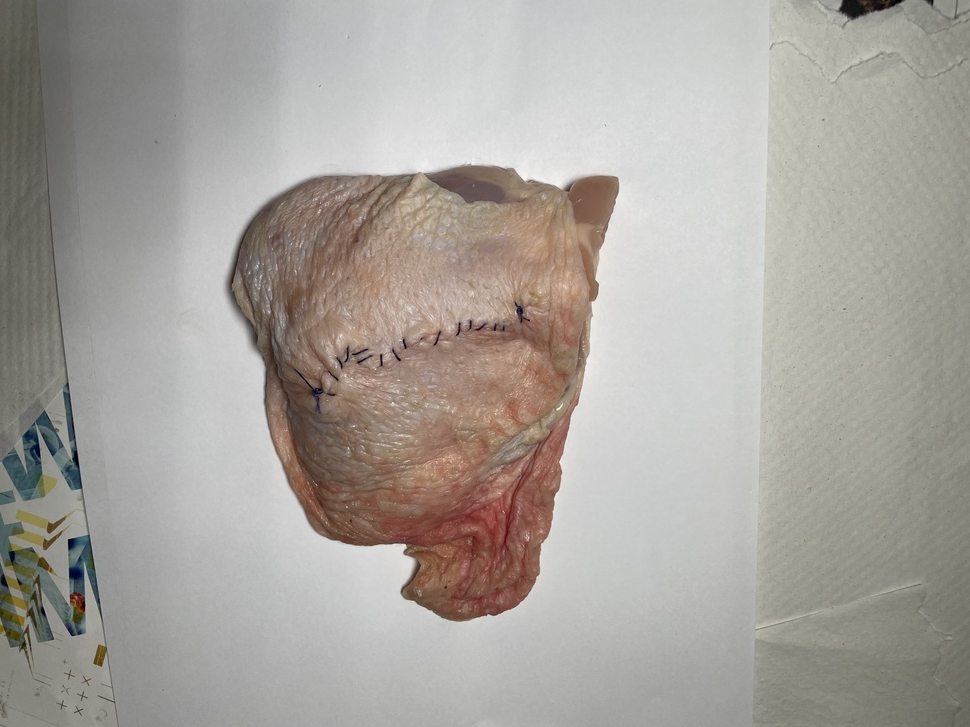
#> input picture IMG_3934.jpg, 970 x 727 px, shrunk from 4032 x 3024 before the run
$ python -i fillHoles.py   (imports and definitions only)
#> lines starting #> are read from the running program, lines starting #| are printed output that depends on the picture; after the words box and inside, x2 and y2 are one past the last pixel; in counts of white or black regions, pixels touching at a corner belong together
import cv2
import numpy as np
def fillHoles(imgPath):
#> called with imgPath = 'IMG_3934.jpg'
    im_in = cv2.imread(imgPath, cv2.IMREAD_GRAYSCALE)
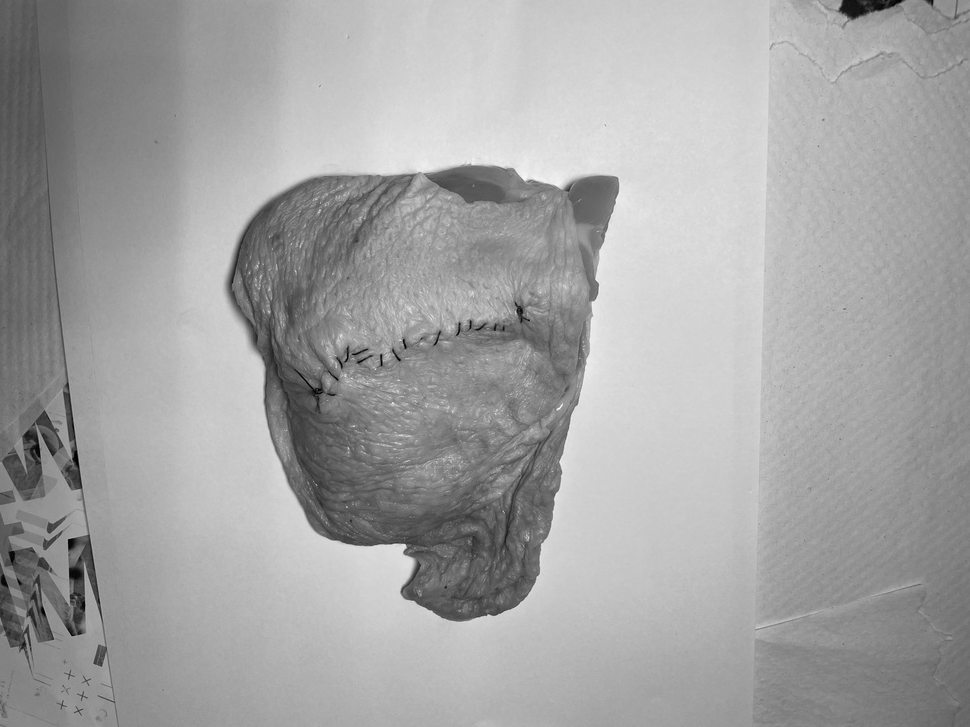
#> im_in: shape (727, 970); min 0, max 255, mean 163.1
    im_in = cv2.bitwise_not(im_in)
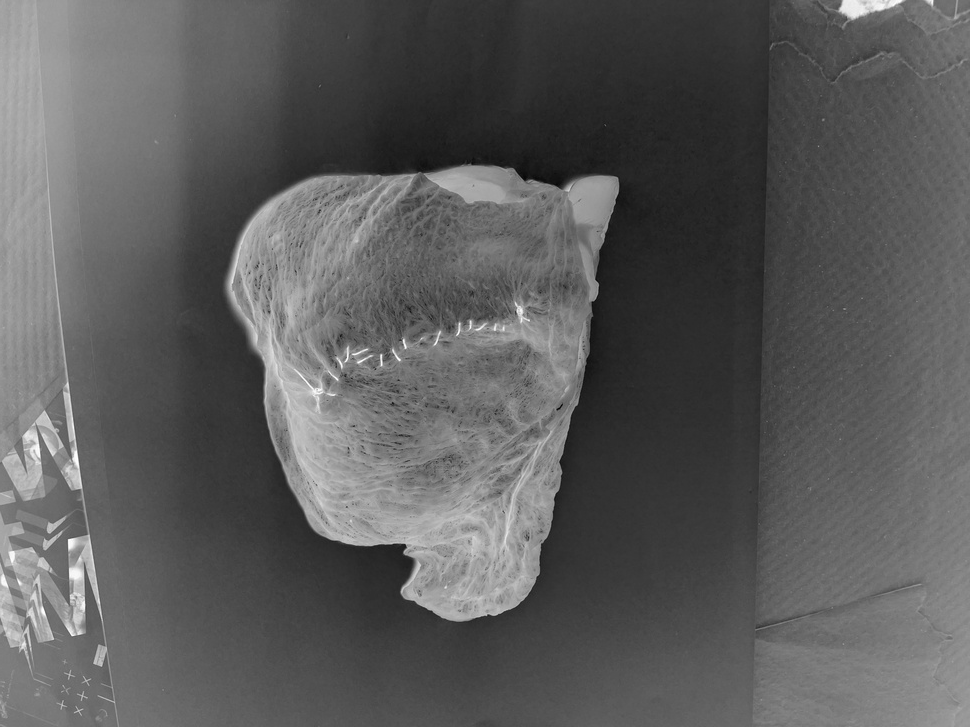
#> im_in: shape (727, 970); min 0, max 255, mean 91.9
    th, im_th = cv2.threshold(im_in, 220, 255, cv2.THRESH_BINARY_INV)
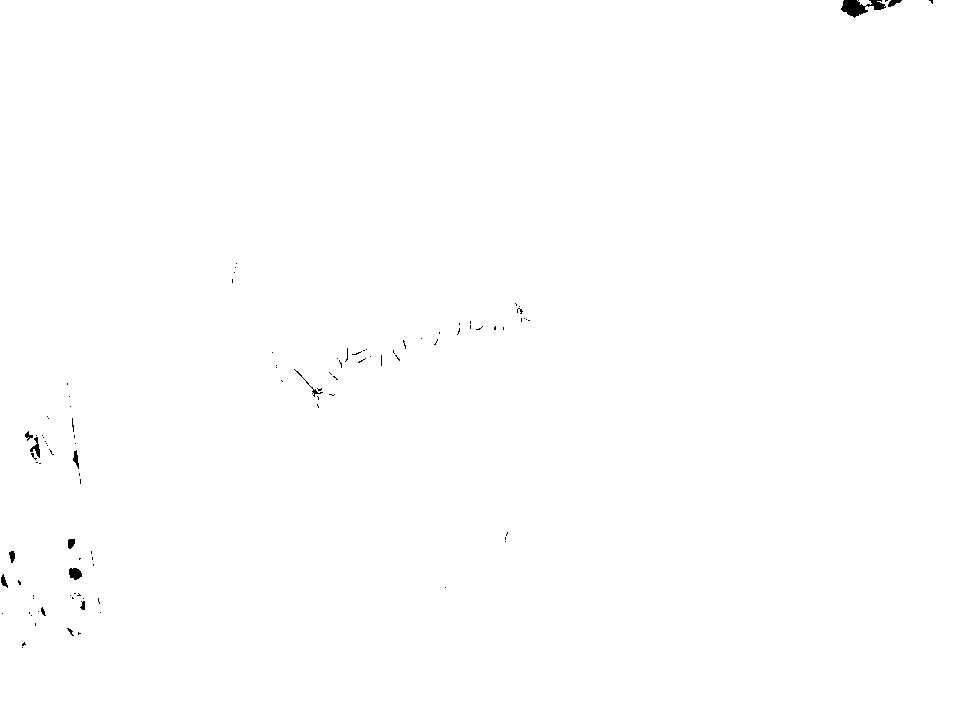
#> im_th: shape (727, 970); 99.8% white; 104 black regions (91 under 20 px), largest, box (x1, y1, x2, y2) and area: (841, 0, 886, 18) 423, (69, 568, 82, 580) 119, (30, 437, 40, 458) 86

    # Copy the thresholded image.
    im_floodfill = im_th.copy()

    # Mask used to flood filling.
    # Notice the size needs to be 2 pixels than the image.
    h, w = im_th.shape[:2]
#> h = 727; w = 970
    mask = np.zeros((h+2, w+2), np.uint8)

    # Floodfill from point (0, 0)
    cv2.floodFill(im_floodfill, mask, (0,0), 255)

    # Invert floodfilled image
    im_floodfill_inv = cv2.bitwise_not(im_floodfill)
    # Combine the two images to get the foreground.
    im_out = im_th | im_floodfill_inv
#> im_out: shape (727, 970); every value is 255

    return im_out

>>> result = fillHoles('IMG_3934.jpg')

$ run again, on chicken_wound.jpg
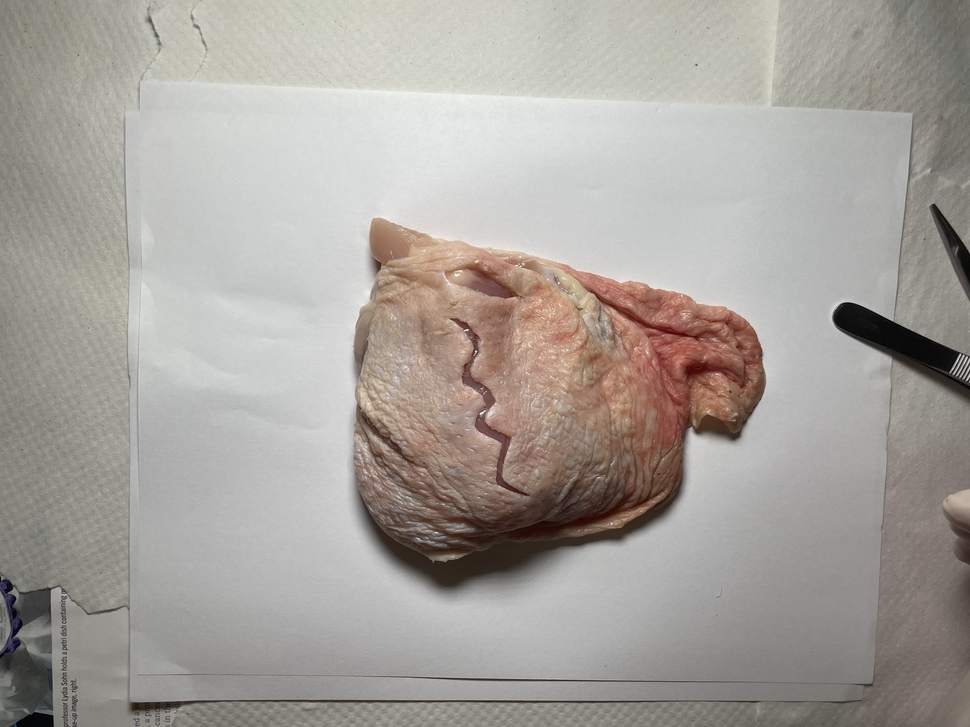
#> input picture chicken_wound.jpg, 970 x 727 px, shrunk from 4032 x 3024 before the run
#> in fillHoles, `im_in = cv2.bitwise_not(im_in)`:
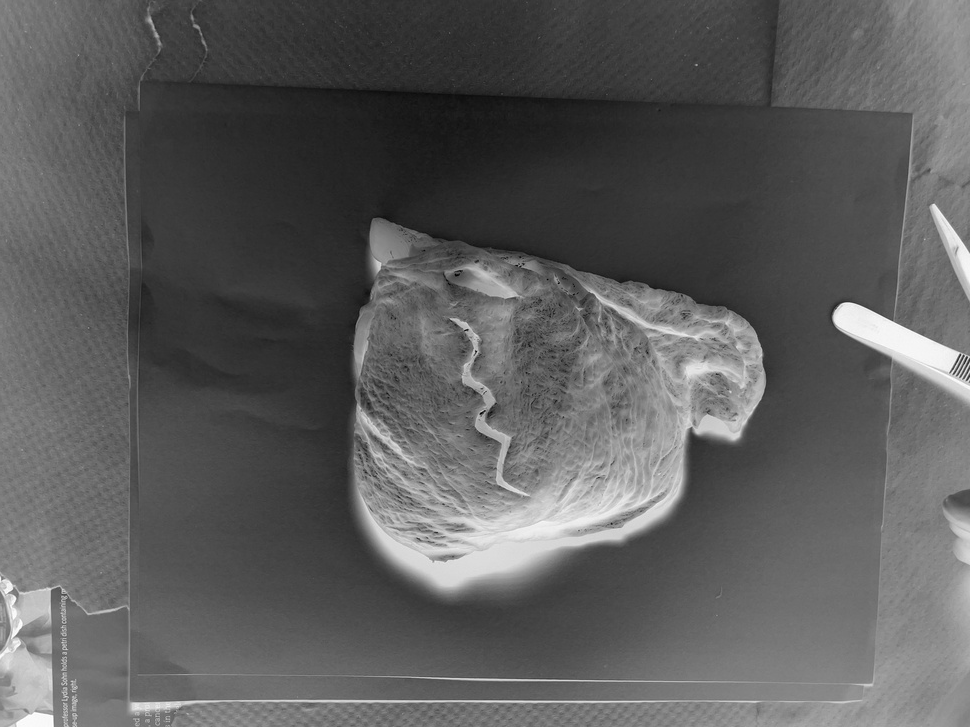
#> im_in: shape (727, 970); min 0, max 255, mean 92.6
#> in fillHoles, `th, im_th = cv2.threshold(im_in, 220, 255, cv2.THRESH_BINARY_INV)`:
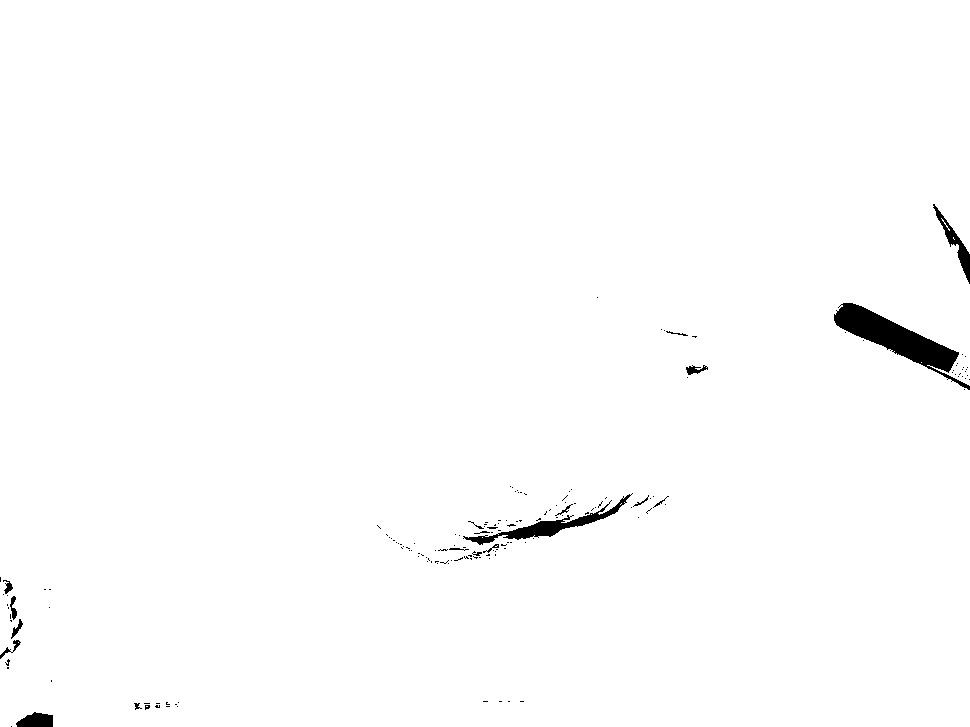
#> im_th: shape (727, 970); 99% white; 164 black regions (145 under 20 px), largest, box (x1, y1, x2, y2) and area: (834, 303, 970, 390) 3455, (463, 493, 633, 545) 1396, (933, 204, 970, 284) 604
#> im_out: shape (727, 970); every value is 255

$ run again, on circular_wound.jpg
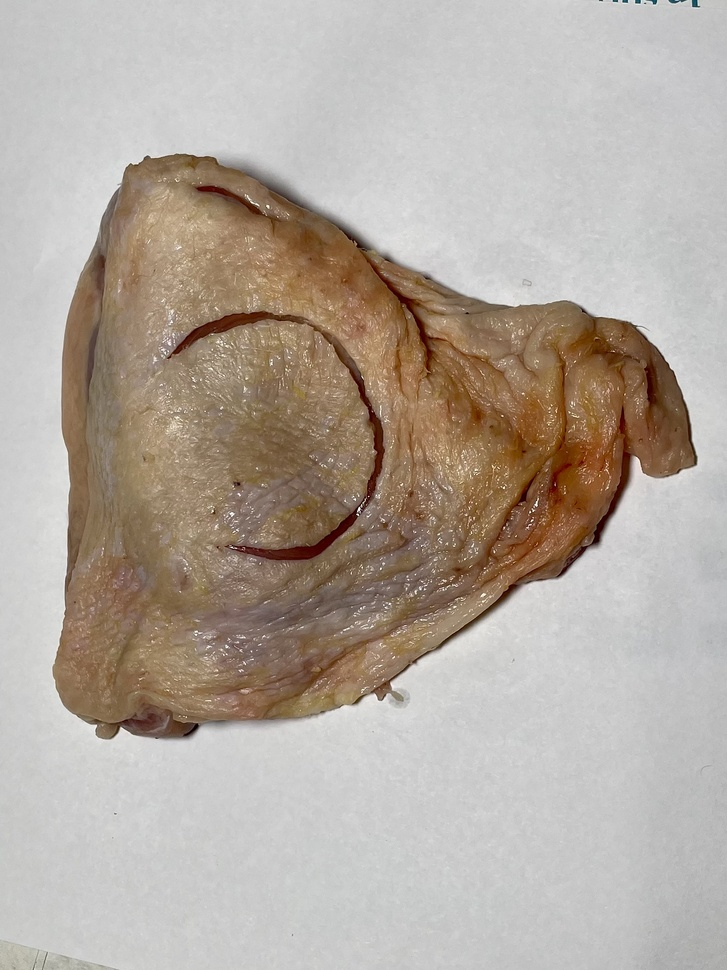
#> input picture circular_wound.jpg, 727 x 970 px, shrunk from 1686 x 2248 before the run
#> in fillHoles, `im_in = cv2.bitwise_not(im_in)`:
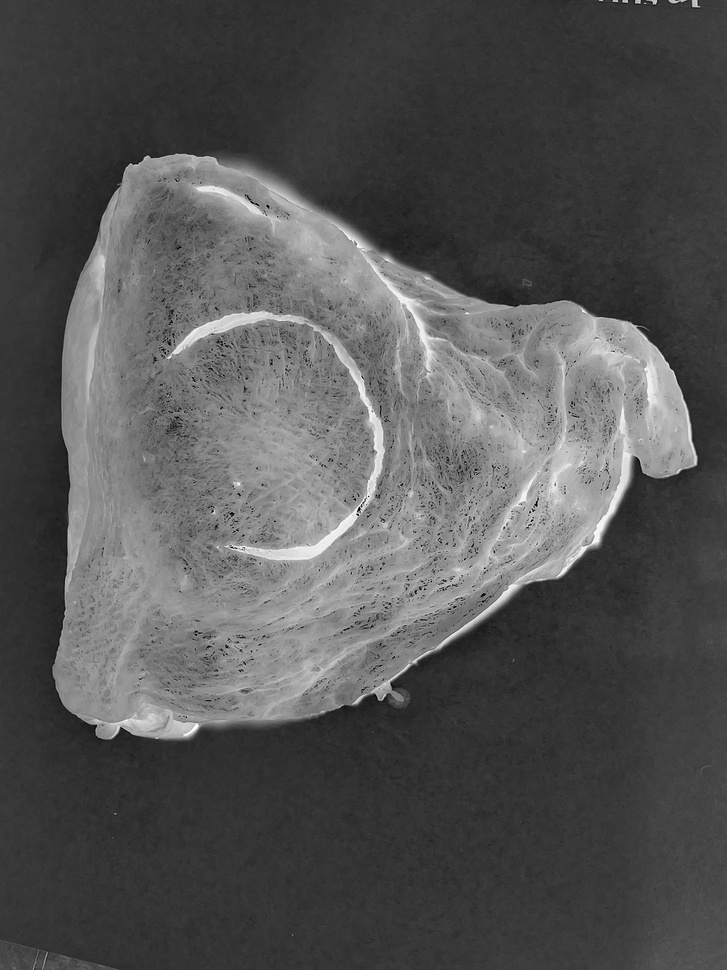
#> im_in: shape (970, 727); min 0, max 255, mean 84.1
#> in fillHoles, `th, im_th = cv2.threshold(im_in, 220, 255, cv2.THRESH_BINARY_INV)`:
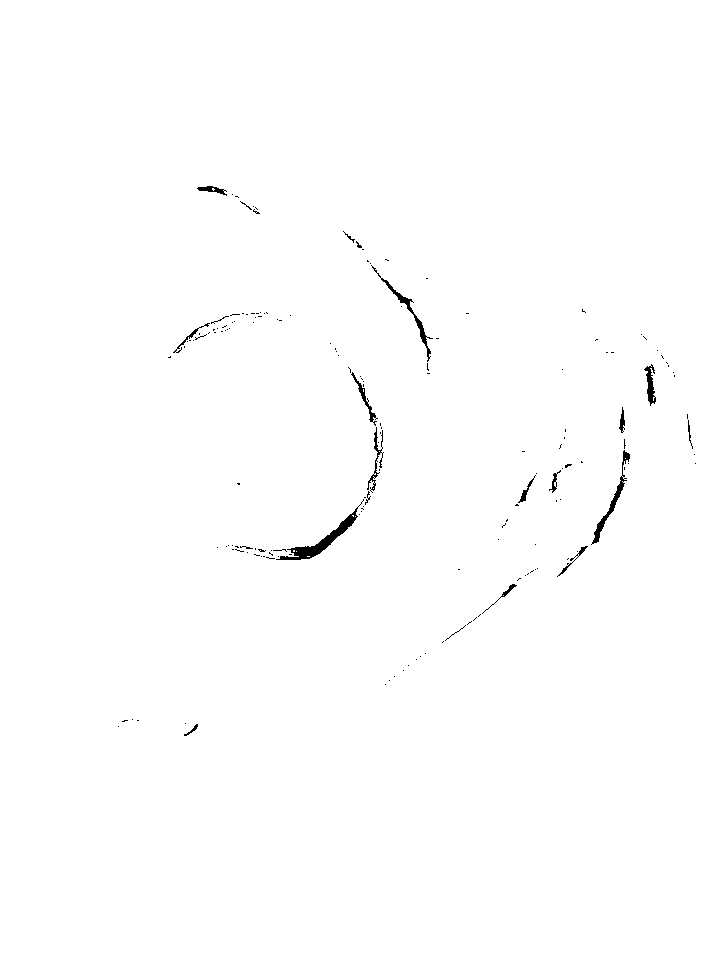
#> im_th: shape (970, 727); 99.5% white; 168 black regions (149 under 20 px), largest, box (x1, y1, x2, y2) and area: (276, 499, 364, 560) 790, (591, 450, 630, 545) 441, (371, 265, 433, 362) 400
#> im_out: shape (970, 727); every value is 255
